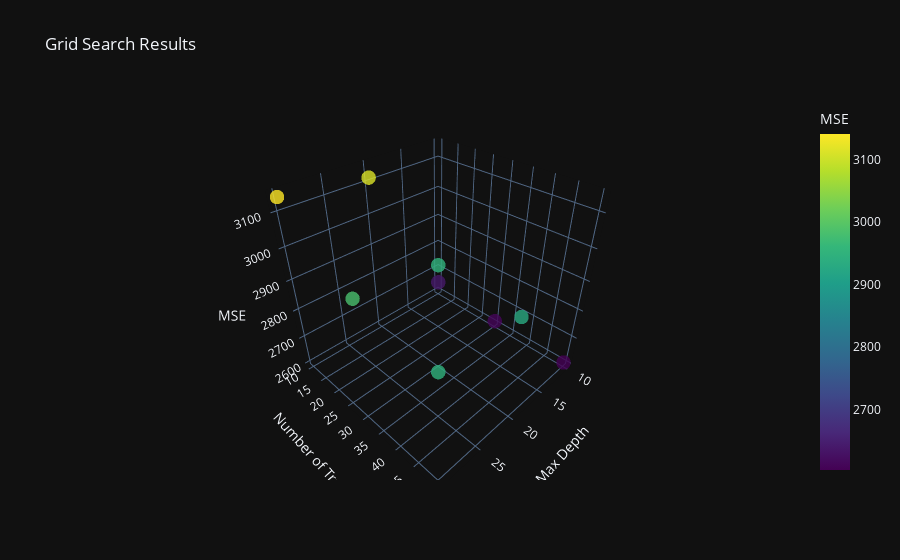

The notebook cell saved with this chart:
### Code cell
import numpy as np
import pandas as pd
import pickle
from sklearn.ensemble import RandomForestRegressor
from sklearn.preprocessing import KBinsDiscretizer, FunctionTransformer
from sklearn.compose import ColumnTransformer
from sklearn.pipeline import Pipeline
from sklearn.model_selection import KFold
from sklearn.metrics import mean_squared_error
import plotly.graph_objects as go
from sklearn.base import BaseEstimator, TransformerMixin

class LabelEncoderTransformer(BaseEstimator, TransformerMixin):
    def __init__(self):
        self.label_encoders = {}

    def fit(self, X, y=None):
        for column in X.columns:
            le = LabelEncoder()
            le.fit(X[column])
            self.label_encoders[column] = le
        return self

    def transform(self, X):
        X_transformed = X.copy()
        for column, le in self.label_encoders.items():
            X_transformed[column] = le.transform(X[column])
        return X_transformed

def create_preprocessing_pipeline(continuous_features, categorical_features, n_bins=10):
    kbd = KBinsDiscretizer(n_bins=n_bins, encode='ordinal', strategy='quantile')
    le_transformer = Pipeline([
        ('label_encoder', LabelEncoderTransformer())
    ])
    
    preprocessor = ColumnTransformer(
        transformers=[
            ('kbd', kbd, continuous_features),
            ('le', le_transformer, categorical_features)
        ],
        remainder='passthrough'
    )

    return preprocessor

def grid_search_with_cv(X, y):
    param_grid = {
        'max_depth': [10, 20, 30],
        'n_estimators': [10, 30, 50]
    }

    best_params = None
    best_mse = float('inf')
    results = []

    kf = KFold(n_splits=5)

    for max_depth in param_grid['max_depth']:
        for n_estimators in param_grid['n_estimators']:
            model = RandomForestRegressor(n_estimators=n_estimators, max_depth=max_depth, n_jobs=-1)
            mse_scores = []

            for train_index, val_index in kf.split(X):
                X_train, X_val = X[train_index], X[val_index]
                y_train, y_val = y[train_index], y[val_index]

                model.fit(X_train, y_train)
                y_pred = model.predict(X_val)
                mse_scores.append(mean_squared_error(y_val, y_pred))

            avg_mse = np.mean(mse_scores)
            results.append((max_depth, n_estimators, avg_mse))
            print(f"Params: max_depth={max_depth}, n_estimators={n_estimators} - MSE: {avg_mse}")

            if avg_mse < best_mse:
                best_mse = avg_mse
                best_params = (max_depth, n_estimators)

    print(f"Best Params: max_depth={best_params[0]}, n_estimators={best_params[1]} - MSE: {best_mse}")
    return best_params, results

def visualize_grid_search(results):
    max_depths = [r[0] for r in results]
    n_estimators = [r[1] for r in results]
    mses = [r[2] for r in results]

    fig = go.Figure(data=[go.Scatter3d(
        x=max_depths, y=n_estimators, z=mses,
        mode='markers',
        marker=dict(
            size=5,
            color=mses,
            colorscale='Viridis',
            colorbar=dict(title='MSE'),
            opacity=0.8
        )
    )])

    fig.update_layout(
        scene=dict(
            xaxis_title='Max Depth',
            yaxis_title='Number of Trees',
            zaxis_title='MSE'
        ),
        title='Grid Search Results'
    )

    fig.show()

if __name__ == '__main__':
    # Load the data
    df = pd.read_csv('train_data2.csv', index_col=0)
    continuous_features = ['macro_state_1', 'macro_state_2']
    categorical_features = ['category1', 'category2']

    preprocessor = create_preprocessing_pipeline(continuous_features, categorical_features, n_bins=10)
    pipeline = Pipeline(steps=[
        ('preprocessor', preprocessor),
        ('model', RandomForestRegressor(n_estimators=30, max_depth=10, n_jobs=-1))
    ])

    X = df.drop(columns=['outcome'])
    y = df['outcome']

    # Perform grid search with cross-validation
    best_params, results = grid_search_with_cv(X.values, y.values)
    visualize_grid_search(results)

    # Fit the pipeline on the full dataset
    pipeline.fit(X, y)

    # Save the pipeline to disk
    with open('random_forest_pipeline.pkl', 'wb') as f:
        pickle.dump(pipeline, f)

### Figure 1 — Plotly figure (JSON) as saved in the notebook; plotly's stock layout.template omitted (floating-point values rounded to 4 significant figures)
{"data": [{"marker": {"color": [2639.0, 2610.0, 2603.0, 3114.0, 2952.0, 2932.0, 3141.0, 2983.0, 2948.0], "colorbar": {"title": {"text": "MSE"}}, "colorscale": [[0.0, "#440154"], [0.1111, "#482878"], [0.2222, "#3e4989"], [0.3333, "#31688e"], [0.4444, "#26828e"], [0.5556, "#1f9e89"], [0.6667, "#35b779"], [0.7778, "#6ece58"], [0.8889, "#b5de2b"], [1.0, "#fde725"]], "opacity": 0.8, "size": 5}, "mode": "markers", "x": [10, 10, 10, 20, 20, 20, 30, 30, 30], "y": [10, 30, 50, 10, 30, 50, 10, 30, 50], "z": [2639.0, 2610.0, 2603.0, 3114.0, 2952.0, 2932.0, 3141.0, 2983.0, 2948.0], "type": "scatter3d"}], "layout": {"scene": {"xaxis": {"title": {"text": "Max Depth"}}, "yaxis": {"title": {"text": "Number of Trees"}}, "zaxis": {"title": {"text": "MSE"}}}, "title": {"text": "Grid Search Results"}}}
